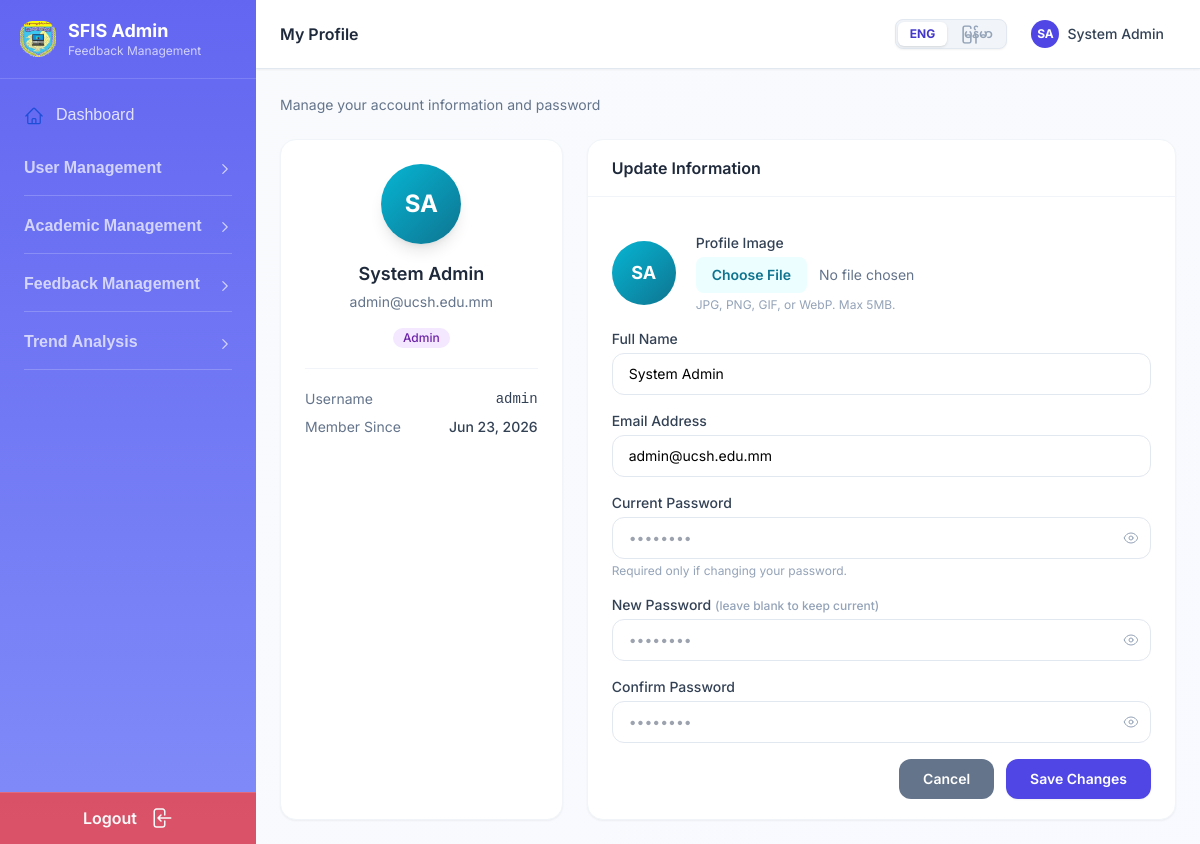
Screenshot of /admin/profile.php (signed in) with the database file from the repository.
### tables this page shows
CREATE TABLE IF NOT EXISTS users (
    id INT AUTO_INCREMENT PRIMARY KEY,
    name VARCHAR(100) NOT NULL,
    username VARCHAR(50) NOT NULL UNIQUE,
    email VARCHAR(100) NOT NULL UNIQUE,
    password VARCHAR(255) NOT NULL,
    role ENUM('admin','teacher','student') NOT NULL,
    profile_image VARCHAR(255) DEFAULT NULL,
    created_at TIMESTAMP DEFAULT CURRENT_TIMESTAMP,
    updated_at TIMESTAMP DEFAULT CURRENT_TIMESTAMP ON UPDATE CURRENT_TIMESTAMP
);

### admin/profile.php (the view, shortened to what the rows shown need)
<?php
require_once '../config/db.php';
require_once '../includes/auth.php';
require_once '../includes/functions.php';
$pageTitle  = $LANG['my_profile'] ?? 'My Profile';
$user       = getCurrentUser();
$stmt = $conn->prepare("SELECT * FROM users WHERE id=?");
$stmt->bind_param('i', $user['id']); $stmt->execute();
$userData = $stmt->get_result()->fetch_assoc(); $stmt->close();
include '../includes/admin_header.php';
include '../includes/admin_sidebar.php';
?>
<div class="grid grid-cols-1 lg:grid-cols-3 gap-6">
    <div class="bg-white rounded-2xl shadow-sm border border-slate-100 p-6 flex flex-col items-center text-center">
        <div class="mb-4 relative">
            <?php if (!empty($userData['profile_image'])): ?>
                <img src="/studentfeedbackucsh/<?= e($userData['profile_image']) ?>" alt="Profile"
                    class="w-20 h-20 rounded-full object-cover shadow-lg border-2 border-white">
            <?php else: ?>
                <div class="w-20 h-20 rounded-full bg-gradient-to-br from-cyan-500 to-cyan-700 flex items-center justify-center text-2xl font-bold text-white shadow-lg">
                    <?= e(avatarInitials($userData['name'])) ?>
                </div>
            <?php endif; ?>
        </div>
        <h3 class="text-lg font-semibold text-slate-800"><?= e($userData['name']) ?></h3>
        <p class="text-sm text-slate-500 mt-1"><?= e($userData['email']) ?></p>
        <div class="mt-3"><?= badgeRole($userData['role']) ?></div>
        <div class="w-full border-t border-slate-100 mt-5 pt-5">
            <div class="flex justify-between text-sm"><span class="text-slate-500"><?= $LANG['username_label'] ?? 'Username' ?></span><span class="font-medium text-slate-700 font-mono"><?= e($userData['username']) ?></span></div>
            <div class="flex justify-between text-sm mt-2"><span class="text-slate-500"><?= $LANG['member_since'] ?? 'Member Since' ?></span><span class="font-medium text-slate-700"><?= formatDate($userData['created_at']) ?></span></div>
        </div>
    </div>
    <div class="lg:col-span-2 space-y-5">
        <div class="bg-white rounded-2xl shadow-sm border border-slate-100 overflow-hidden">
            <form id="profileForm" method="POST" enctype="multipart/form-data" class="px-6 py-5 space-y-4" novalidate>
                <div class="flex items-center gap-5">
                    <div class="shrink-0">
                        <div id="initialsPreview"
                            class="w-16 h-16 rounded-full bg-gradient-to-br from-cyan-500 to-cyan-700 flex items-center justify-center text-lg font-bold text-white <?= !empty($userData['profile_image']) ? 'hidden' : '' ?>">
                            <?= e(avatarInitials($userData['name'])) ?>
                        </div>
                    </div>
                </div>
                <div><label class="block text-sm font-medium text-slate-700 mb-1"><?= $LANG['full_name_label'] ?? 'Full Name' ?></label>
                    <input type="text" name="name" required value="<?= e($userData['name']) ?>" class="w-full border border-slate-200 rounded-xl px-4 py-2.5 text-sm focus:border-cyan-500 focus:ring-2 focus:ring-cyan-500/20 outline-none">
                </div>
                <div><label class="block text-sm font-medium text-slate-700 mb-1"><?= $LANG['email_address_label'] ?? 'Email Address' ?></label>
                    <input type="email" name="email" required value="<?= e($userData['email']) ?>" class="w-full border border-slate-200 rounded-xl px-4 py-2.5 text-sm focus:border-cyan-500 focus:ring-2 focus:ring-cyan-500/20 outline-none">
                </div>
            </form>
        </div>
    </div>
</div>
<?php include '../includes/admin_footer.php'; ?>

### includes/admin_sidebar.php (shortened to what the rows shown need)
<div class="flex-1 flex flex-col min-w-0 overflow-hidden">
    <header class="
            bg-white
            border-b border-slate-200
            px-4 lg:px-6
            py-3.5
            flex items-center gap-4
            flex-shrink-0
            sticky top-0
            z-20
            shadow-sm
        ">
        <div>
            <h1 class="text-base font-semibold text-slate-800">
                <?= e($pageTitle) ?>
            </h1>
        </div>
        <div class="ml-auto flex items-center gap-3">
            <a href="/studentfeedbackucsh/admin/profile.php" class="
                    flex items-center gap-2
                    px-3 py-1.5
                    rounded-xl
                    hover:bg-slate-50
                    transition-colors
                ">
                <?php if (!empty($user['profile_image'])): ?>
                    <img src="/studentfeedbackucsh/<?= e($user['profile_image']) ?>" alt="Profile"
                        class="w-7 h-7 rounded-full object-cover">
                <?php else: ?>
                    <div class="
                            w-7 h-7
                            rounded-full
                            bg-indigo-600
                            flex items-center justify-center
                            text-xs
                            font-bold
                            text-white
                        ">
                        <?= e($initials) ?>
                    </div>
                <?php endif; ?>
                <span class="hidden md:block text-sm font-medium text-slate-700">
                    <?= e($user['name']) ?>
                </span>
            </a>
        </div>
    </header>
    <main class="flex-1 overflow-y-auto p-4 lg:p-6">

### includes/functions.php (shortened to what the rows shown need)
<?php
function e(string $s): string
{
    return htmlspecialchars($s, ENT_QUOTES, 'UTF-8');
}
function formatDate(?string $date): string
{
    return date('M d, Y', strtotime($date));
}
function avatarInitials(string $name): string
{
    $parts = array_filter(explode(' ', trim($name)));
    $initials = '';
    foreach ($parts as $p) {
        $initials .= strtoupper($p[0]);
        if (strlen($initials) >= 2)
            break;
    }
    return $initials ?: 'U';
}
function badgeRole(string $role): string
{
    global $LANG;
    return match ($role) {
        'admin' => '<span class="inline-flex items-center px-2.5 py-0.5 rounded-full text-xs font-medium bg-purple-100 text-purple-800">' . e($LANG['admin_role'] ?? 'Admin') . '</span>',
        'teacher' => '<span class="inline-flex items-center px-2.5 py-0.5 rounded-full text-xs font-medium bg-cyan-100 text-cyan-800">' . e($LANG['teacher_role'] ?? 'Teacher') . '</span>',
        'student' => '<span class="inline-flex items-center px-2.5 py-0.5 rounded-full text-xs font-medium bg-green-100 text-green-800">' . e($LANG['student_role'] ?? 'Student') . '</span>',
        default => '<span class="inline-flex items-center px-2.5 py-0.5 rounded-full text-xs font-medium bg-slate-100 text-slate-700">' . e($role) . '</span>',
    };
}

### rows the page displays
users: name "SA", name "System Admin", email "admin@ucsh.edu.mm", role "Admin", username "admin", created_at "Jun 23, 2026"

### other values shown
$LANG['admin_portal'] "SFIS Admin"
$LANG['admin_portal_sub'] "Feedback Management"
$item['label'] "Dashboard"
$item['label'] "User Management"
$item['label'] "Academic Management"
$item['label'] "Feedback Management"
$item['label'] "Trend Analysis"
$LANG['logout'] "Logout"
$pageTitle "My Profile"
$LANG['profile_subtitle'] "Manage your account information and password"
$LANG['username_label'] "Username"
$LANG['member_since'] "Member Since"
$LANG['update_information'] "Update Information"
$LANG['profile_image'] "Profile Image"
$LANG['profile_image_hint'] "JPG, PNG, GIF, or WebP. Max 5MB."
